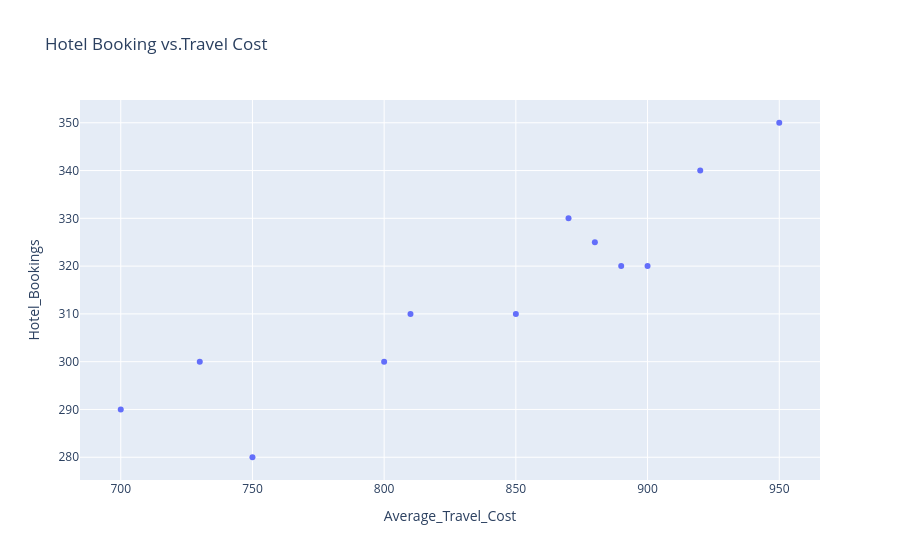

The cell this chart's notebook holds for it:
### Markdown cell above
# **Scatter Plot**
* **Concept**
* A **scatter plot** helps visualize relationships between **two numerical variables**.


* **Hotel Bookings vs. Travel Cost**

### Code cell
ab = px.scatter(df, x='Average_Travel_Cost', y="Hotel_Bookings", title='Hotel Booking vs.Travel Cost')
ab.show()

### Figure 1 — Plotly figure (JSON) as saved in the notebook; plotly's stock layout.template omitted (floating-point values rounded to 4 significant figures)
{"data": [{"hovertemplate": "Average_Travel_Cost=%{x}<br>Hotel_Bookings=%{y}<extra></extra>", "legendgroup": "", "marker": {"color": "#636efa", "symbol": "circle"}, "mode": "markers", "name": "", "orientation": "v", "showlegend": false, "type": "scatter", "x": [800, 750, 900, 850, 700, 950, 920, 870, 890, 730, 810, 880], "xaxis": "x", "y": [300, 280, 320, 310, 290, 350, 340, 330, 320, 300, 310, 325], "yaxis": "y"}], "layout": {"legend": {"tracegroupgap": 0}, "title": {"text": "Hotel Booking vs.Travel Cost"}, "xaxis": {"anchor": "y", "domain": [0, 1], "title": {"text": "Average_Travel_Cost"}}, "yaxis": {"anchor": "x", "domain": [0, 1], "title": {"text": "Hotel_Bookings"}}}}
